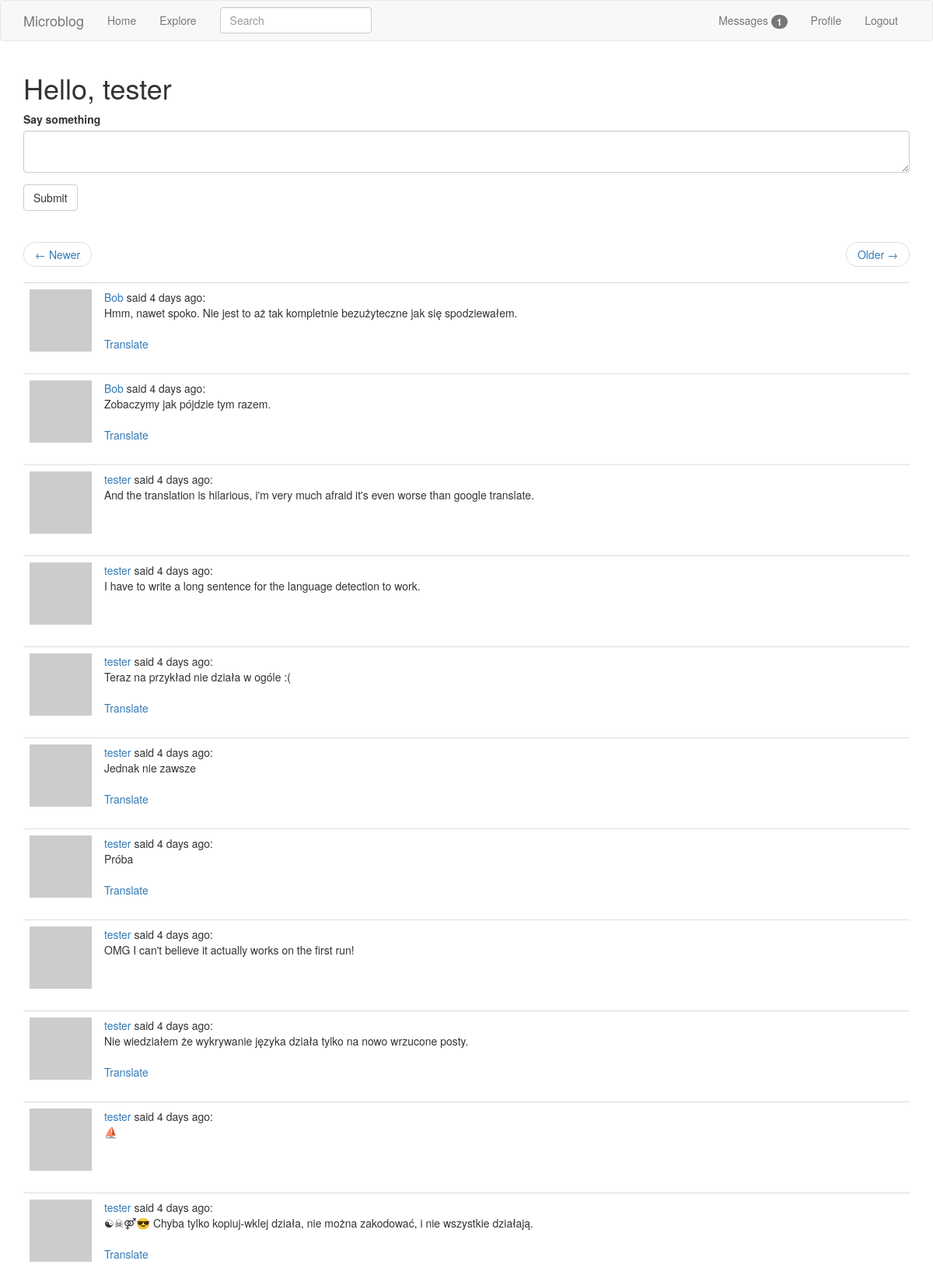
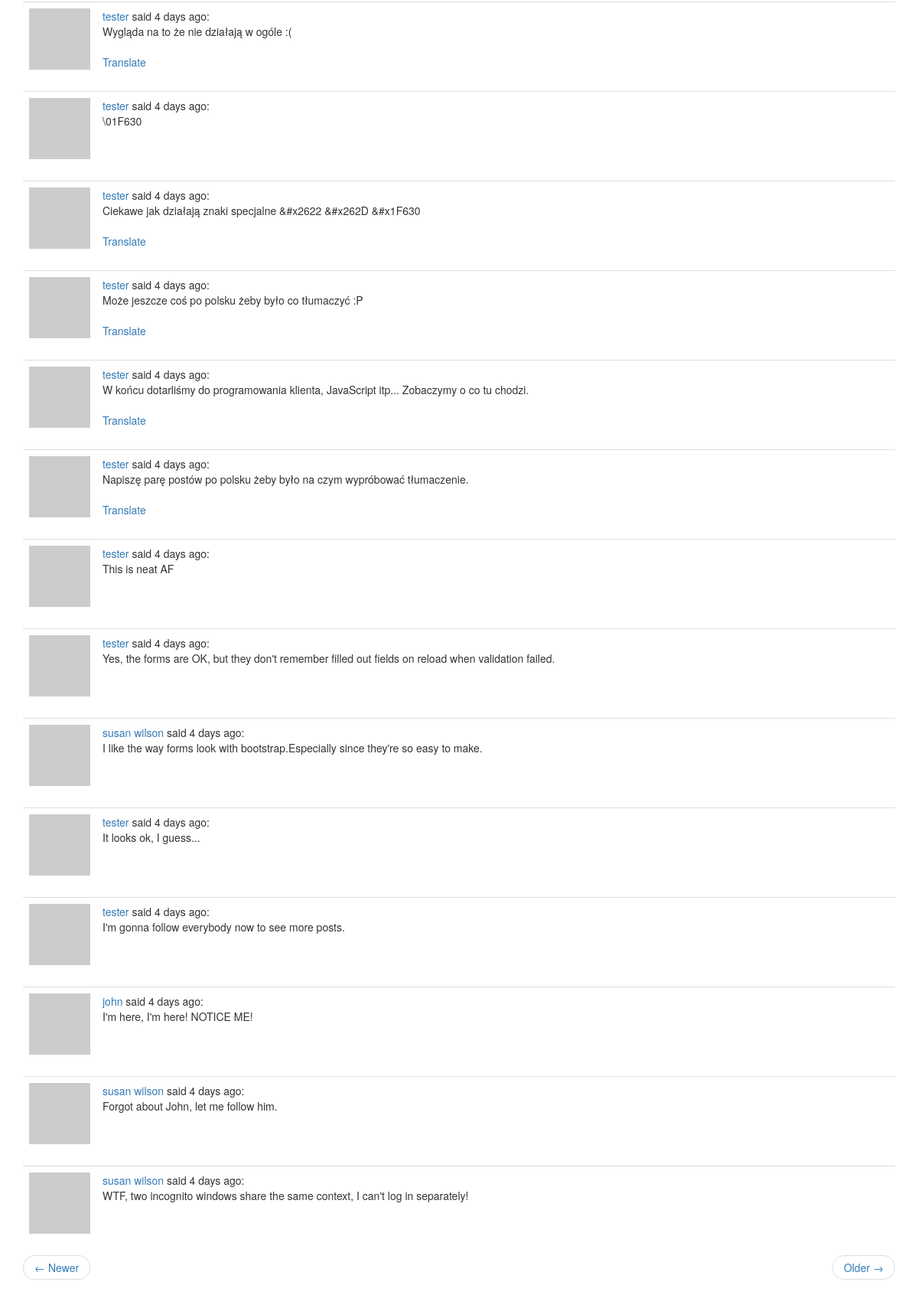
The page /index?page=2 (signed in) on the database its author committed (2 pictures, top to bottom).
### app/models.py (models this page shows, shortened)
class User(UserMixin, db.Model):
    id = db.Column(db.Integer, primary_key=True)
    username = db.Column(db.String(64), index=True, unique=True)
    email = db.Column(db.String(120), index=True, unique=True)
    password_hash = db.Column(db.String(128))
    about_me = db.Column(db.String(140))
    last_seen = db.Column(db.DateTime, default=datetime.utcnow)
    last_message_read_time = db.Column(db.DateTime)
    posts = db.relationship('Post', backref='author', lazy='dynamic')
    followed = db.relationship(
        'User', secondary=followers,
        primaryjoin=(followers.c.follower_id == id),
        secondaryjoin=(followers.c.followed_id == id),
        backref=db.backref('followers', lazy='dynamic'), lazy='dynamic')
    messages_sent = db.relationship(
        'Message',
        foreign_keys='Message.sender_id',
        backref='author', lazy='dynamic')
    messages_received = db.relationship(
        'Message',
        foreign_keys='Message.recipient_id',
        backref='recipient', lazy='dynamic')
    notifications = db.relationship('Notification', backref='user',
                                    lazy='dynamic')
    def avatar(self, size):
        digest = md5(self.email.lower().encode('utf-8')).hexdigest()
        return 'https://www.gravatar.com/avatar/{}?d=retro&s={}'.format(
            digest, size)
    def followed_posts(self):
        followed = Post.query.join(
            followers,
            (followers.c.followed_id == Post.user_id)
        ).filter(followers.c.follower_id == self.id)
        own = Post.query.filter_by(user_id=self.id)
        return followed.union(own).order_by(Post.timestamp.desc())
    def new_messages(self):
        last_read_time = self.last_message_read_time or datetime(1900, 1, 1)
        return Message.query.filter_by(recipient=self).filter(
            Message.timestamp > last_read_time).count()

class Post(db.Model):
    __searchable__ = ['body']
    id = db.Column(db.Integer, primary_key=True)
    body = db.Column(db.String(140))
    timestamp = db.Column(db.DateTime, index=True, default=datetime.utcnow)
    user_id = db.Column(db.Integer, db.ForeignKey('user.id'))
    language = db.Column(db.String(5))

### app/main/routes.py (the view, shortened to what this page needs)
@bp.route('/', methods=['GET', 'POST'])
@bp.route('/index', methods=['GET', 'POST'])
@login_required
def index():
    form = PostForm()
    page = request.args.get('page', 1, type=int)
    posts = current_user.followed_posts().paginate(
        page, current_app.config['POSTS_PER_PAGE'], False)
    next_url = url_for('main.index', page=posts.next_num) \
        if posts.has_next else None
    prev_url = url_for('main.index', page=posts.prev_num) \
        if posts.has_prev else None
    return render_template('index.html', title=_('Home'), form=form,
                           posts=posts.items,
                           next_url=next_url, prev_url=prev_url)

### app/main/forms.py
class SearchForm(FlaskForm):
    q = StringField(_l('Search'), validators=[DataRequired()])
    def __init__(self, *args, **kwargs):
        if 'formdata' not in kwargs:
            kwargs['formdata'] = request.args
        if 'csrf_enabled' not in kwargs:
            kwargs['csrf_enabled'] = False
        super().__init__(*args, **kwargs)

class PostForm(FlaskForm):
    post = TextAreaField(_l('Say something'), validators=[
        DataRequired(), Length(min=1, max=140)])
    submit = SubmitField(_l('Submit'))

### app/main/routes.py (called while the page is built)
@bp.before_app_request
def before_request():
    if current_user.is_authenticated:
        current_user.last_seen = datetime.utcnow()
        db.session.commit()
        g.search_form = SearchForm()
    g.locale = str(get_locale())

### app/models.py (called while the page is built)
@login.user_loader
def load_user(id):
    return User.query.get(int(id))

### app/templates/index.html
{% extends "base.html" %}
{% import 'bootstrap/wtf.html' as wtf %}
{% block app_content %}
  <h1>{{ _('Hello,') }} {{ current_user.username }}</h1>
  {% if form %}
    {{ wtf.quick_form(form) }}
    <br>
  {% endif %}
  {% if posts %}
    {% include '_page_nav.html' %}
    {% for post in posts %}
      {% include '_post.html' %}
    {% endfor %}
    {% include '_page_nav.html' %}
  {% else %}
    <p class="text-muted">{{ _('No posts') }}</p>
  {% endif %}
{% endblock %}

### app/templates/_post.html
<table class="table table-hover">
  <tr>
    <td width="40px"><img src="{{ post.author.avatar(40) }}"></td>
    <td>
      <span class="user_popup">
        <a href="{{ url_for('main.user', username=post.author.username) }}">
          {{ post.author.username }}
        </a>
      </span>
      {{ _('said') }} {{ moment(post.timestamp).fromNow() }}:
      <br>
      <span id="post{{ post.id }}">{{ post.body }}</span>
      {% if post.language and post.language != g.locale %}
        <br><br>
        <span id="translation{{ post.id }}">
          <a href="javascript:translate(
                                '#post{{ post.id }}',
                                '#translation{{ post.id }}',
                                '{{ post.language }}',
                                '{{ g.locale }}');">{{ _('Translate') }}</a>
        </span>
      {% endif %}
    </td>
  </tr>
</table>

### rows shown on the page
User: username "tester"
Post: author.username "Bob", timestamp "4 days ago", body "Hmm, nawet spoko. Nie jest to aż tak kompletnie bezużyteczne jak się spodziewałem."
Post: author.username "Bob", timestamp "4 days ago", body "Zobaczymy jak pójdzie tym razem."
Post: author.username "tester", timestamp "4 days ago", body "And the translation is hilarious, i'm very much afraid it's even worse than google translate."
Post: author.username "tester", timestamp "4 days ago", body "I have to write a long sentence for the language detection to work."
Post: author.username "tester", timestamp "4 days ago", body "Teraz na przykład nie działa w ogóle :("
Post: author.username "tester", timestamp "4 days ago", body "Jednak nie zawsze"
Post: author.username "tester", timestamp "4 days ago", body "Próba"
Post: author.username "tester", timestamp "4 days ago", body "OMG I can't believe it actually works on the first run!"
Post: author.username "tester", timestamp "4 days ago", body "Nie wiedziałem że wykrywanie języka działa tylko na nowo wrzucone posty."
Post: author.username "tester", timestamp "4 days ago", body "⛵"
Post: author.username "tester", timestamp "4 days ago", body "☯☠⚤😎 Chyba tylko kopiuj-wklej działa, nie można zakodować, i nie wszystkie działają."
Post: author.username "tester", timestamp "4 days ago", body "Wygląda na to że nie działają w ogóle :("
Post: author.username "tester", timestamp "4 days ago", body "\\01F630"
Post: author.username "tester", timestamp "4 days ago", body "Ciekawe jak działają znaki specjalne &#x2622 &#x262D &#x1F630"
Post: author.username "tester", timestamp "4 days ago", body "Może jeszcze coś po polsku żeby było co tłumaczyć :P"
Post: author.username "tester", timestamp "4 days ago", body "W końcu dotarliśmy do programowania klienta, JavaScript itp... Zobaczymy o co tu chodzi."
Post: author.username "tester", timestamp "4 days ago", body "Napiszę parę postów po polsku żeby było na czym wypróbować tłumaczenie."
Post: author.username "tester", timestamp "4 days ago", body "This is neat AF"
Post: author.username "tester", timestamp "4 days ago", body "Yes, the forms are OK, but they don't remember filled out fields on reload when validation failed."
Post: author.username "susan wilson", timestamp "4 days ago", body "I like the way forms look with bootstrap.Especially since they're so easy to make."
Post: author.username "tester", timestamp "4 days ago", body "It looks ok, I guess..."
Post: author.username "tester", timestamp "4 days ago", body "I'm gonna follow everybody now to see more posts."
Post: author.username "john", timestamp "4 days ago", body "I'm here, I'm here! NOTICE ME!"
Post: author.username "susan wilson", timestamp "4 days ago", body "Forgot about John, let me follow him."
Post: author.username "susan wilson", timestamp "4 days ago", body "WTF, two incognito windows share the same context, I can't log in separately!"

### other values the page prints
{{ new_messages }} "1"
